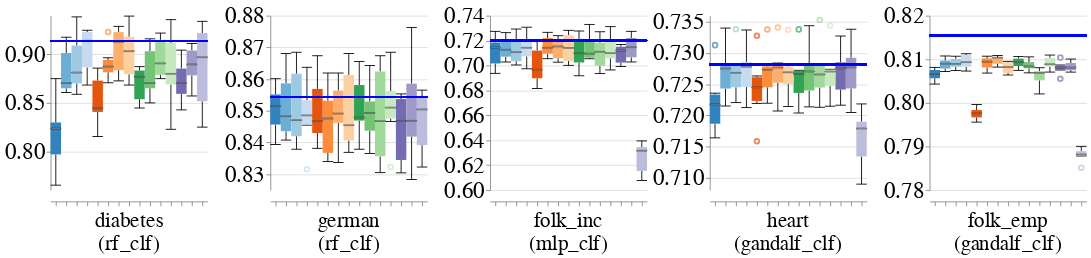

Notebook code cell kept with this figure:
### Markdown cell above
### Overall Metrics

### Code cell
create_bar_charts_for_diff_imputers_and_datasets(train_injection_scenario='mixed_exp',
                                                 test_injection_scenario='MCAR1 & MAR1 & MNAR1',
                                                 metric_name='f1',
                                                 db_client=db_client)

### Figure 1 — Vega-Lite specification as saved in the notebook (floating-point values rounded to 4 significant figures; data arrays with more than 128 entries replaced by an {"elided": "..."} marker saying what was removed)
{"config": {"view": {"continuousWidth": 400, "continuousHeight": 300, "stroke": null}, "axis": {"labelFontSize": 26, "labelFontWeight": "normal", "titleFontSize": 28, "titleFontWeight": "normal"}, "facet": {"spacing": 5}, "header": {"labelFontSize": 24, "labelOrient": "bottom", "labelPadding": 5, "titleFontSize": 28}, "legend": {"columns": 4, "direction": "horizontal", "labelFontSize": 28, "labelLimit": 400, "orient": "top", "symbolOffset": 50, "symbolStrokeWidth": 10, "titleAnchor": "middle", "titleFontSize": 30, "titleLimit": 300}, "title": {"fontSize": 28}}, "data": {"name": "data-e09d62cb05389a9cb9b65ceef7ed2f9c"}, "facet": {"column": {"field": "Dataset_Name_With_Model_Name", "sort": {"field": "Dataset_Sequence_Number", "order": "ascending"}, "title": null, "type": "nominal"}}, "spec": {"layer": [{"mark": {"type": "boxplot", "median": {"stroke": "black", "strokeWidth": 0.7}, "size": 12, "ticks": true}, "encoding": {"color": {"field": "Null_Imputer_Name", "legend": null, "scale": {"scheme": "category20c"}, "sort": ["deletion", "median-mode", "median-dummy", "miss_forest", "k_means_clustering", "datawig", "automl", "nomi", "tdm", "edit_gain", "gain", "hivae", "notmiwae", "mnar_pvae"], "title": null, "type": "nominal"}, "x": {"axis": {"labels": false}, "field": "Null_Imputer_Name", "sort": ["deletion", "median-mode", "median-dummy", "miss_forest", "k_means_clustering", "datawig", "automl", "nomi", "tdm", "edit_gain", "gain", "hivae", "notmiwae", "mnar_pvae"], "title": null, "type": "nominal"}, "y": {"field": "Metric_Value", "scale": {"zero": false}, "title": null, "type": "quantitative"}}}, {"mark": "rule", "encoding": {"color": {"value": "blue"}, "size": {"value": 2}, "y": {"field": "Baseline_Median", "type": "quantitative"}}}], "height": 200, "width": 180}, "resolve": {"scale": {"y": "independent"}}, "$schema": "https://vega.github.io/schema/vega-lite/v4.17.0.json", "datasets": {"data-e09d62cb05389a9cb9b65ceef7ed2f9c": {"elided": "448 records"}}}
